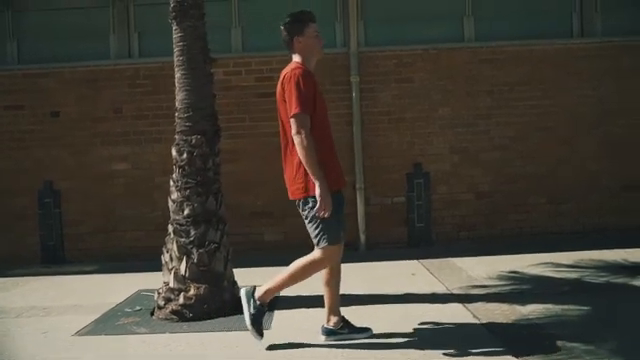
#> input picture frame 69 of advanced/video_analysis/videos/Man Walking Through the City - 4k Ultra HD Stock Footage.mp4, 640 x 360 px, given in place of cars.mp4, which was not available
$ jupyter execute 1.motion_estimation_using_optical_flow.ipynb   (shell and % lines are left out)   (text cells are left out)
#> lines starting #> are read from the running program, lines starting #| are printed output that depends on the picture; pictures that were not available may be replaced by others from this repository, and a replacement may not be noted
[cell 1]
import cv2 as cv
import numpy as np

[cell 2]
# Parameters for Shi-Tomasi corner detection
feature_params = dict(maxCorners=300, qualityLevel=0.2, minDistance=2, blockSize=7)

# Parameters for Lucas-Kanade optical flow
lk_params = dict(winSize=(15, 15), maxLevel=2, criteria=(cv.TERM_CRITERIA_EPS | cv.TERM_CRITERIA_COUNT, 10, 0.03))

# The video feed is read in as a VideoCapture object
cap = cv.VideoCapture("./videos/cars.mp4")

# Retrieve fps and frame size from input video
fps = cap.get(cv.CAP_PROP_FPS)
frame_width = int(cap.get(cv.CAP_PROP_FRAME_WIDTH))
frame_height = int(cap.get(cv.CAP_PROP_FRAME_HEIGHT))

# Video writer to save output
out_filename = "./videos/output_sparse_optical_flow.mp4"
fourcc = cv.VideoWriter_fourcc(*'mp4v')  # Codec for MP4
output_writer = cv.VideoWriter(out_filename, fourcc, fps, (frame_width, frame_height))

# Variable for color to draw optical flow tracks
color = (0, 255, 255)

# Read the first frame from the video
ret, first_frame = cap.read()
#> first_frame is the input picture: shape (360, 640, 3); mean B, G, R 57.9, 67.5, 72.1
if not ret:
    print("Error: Unable to read the video file.")
    cap.release()
    output_writer.release()
    cv.destroyAllWindows()
    exit()

# Convert the first frame to grayscale
prev_gray = cv.cvtColor(first_frame, cv.COLOR_BGR2GRAY)
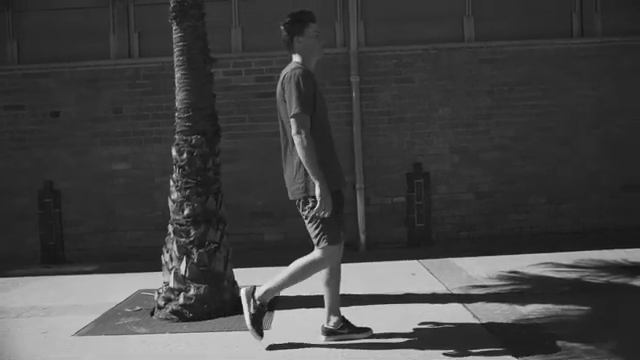
#> prev_gray: shape (360, 640); min 9, max 248, mean 67.8

# Find the strongest corners in the first frame
prev = cv.goodFeaturesToTrack(prev_gray, mask=None, **feature_params)
#> prev = 131 rows, first 8: [322, 305], [235, 271], [321, 297], [341, 309], [341, 291], [307, 222], [343, 266], [170, 285]

# Create an image filled with zero intensities with the same dimensions as the frame - for drawing purposes
mask = np.zeros_like(first_frame)

while cap.isOpened():
    # Read the current frame
    ret, frame = cap.read()
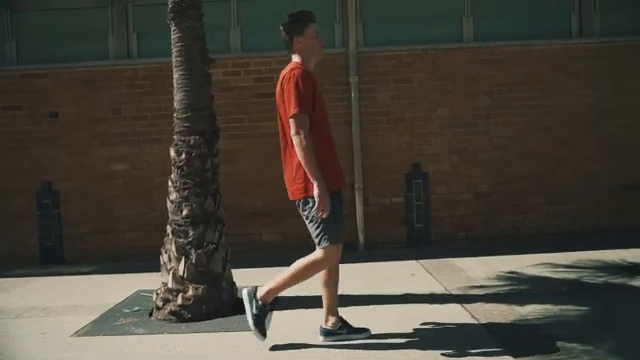
#> input picture frame 70 of advanced/video_analysis/videos/Man Walking Through the City - 4k Ultra HD Stock Footage.mp4, 640 x 360 px, given in place of cars.mp4, which was not available
#> frame is the input picture: shape (360, 640, 3); mean B, G, R 57.6, 67.3, 71.8
    if not ret:
        break  # Exit loop if no more frames are available

    # Convert the current frame to grayscale
    gray = cv.cvtColor(frame, cv.COLOR_BGR2GRAY)
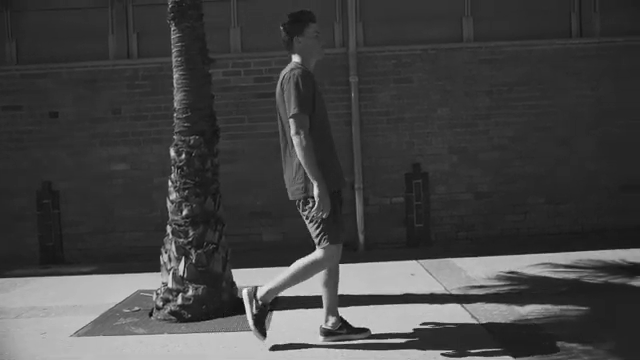
#> gray: shape (360, 640); min 5, max 248, mean 67.5

    # Calculate sparse optical flow using Lucas-Kanade method
    prev = cv.goodFeaturesToTrack(prev_gray, mask=None, **feature_params)
    next, status, error = cv.calcOpticalFlowPyrLK(prev_gray, gray, prev, None, **lk_params)
#> next = 131 rows, first 8: [320.3, 305.4], [233.5, 271.6], [319.3, 297.5], [338.9, 309.4], [339.3, 291.5], [307.6, 222.1], [341.2, 266.4], [168.5, 285.5]; status = 131 values from 1 to 1; error = 131 values, max 31.46 at index 19, min 1.74 at index 33, mean 6.11

    # Select good feature points
    good_old = prev[status == 1].astype(int)
#> good_old = 131 pairs, first value 152 to 444, second value 28 to 353
    good_new = next[status == 1].astype(int)
#> good_new = 131 pairs, first value 150 to 442, second value 28 to 353

    # Draw optical flow tracks
    for i, (new, old) in enumerate(zip(good_new, good_old)):
        a, b = new.ravel()
        c, d = old.ravel()
        mask = cv.line(mask, (a, b), (c, d), color, 2)
        frame = cv.circle(frame, (a, b), 3, color, -1)
#> this loop made 131 passes
#> (a, b, c, d) on passes 1 to 12: (320, 305, 322, 305), (233, 271, 235, 271), (319, 297, 321, 297), (338, 309, 341, 309), (339, 291, 341, 291), (307, 222, 307, 222), (341, 266, 343, 266), (168, 285, 170, 285), (294, 56, 295, 56), (164, 284, 166, 284), (270, 348, 267, 348), (257, 287, 256, 287)
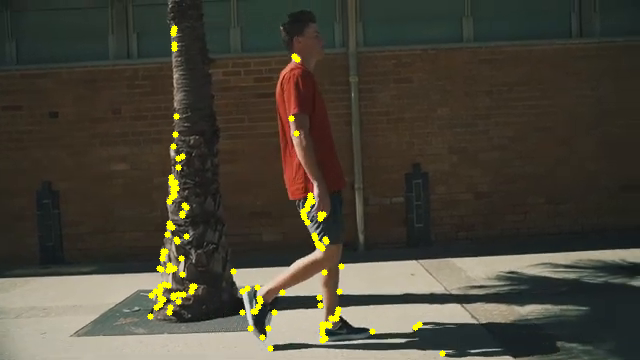
#> frame: shape (360, 640, 3); mean B, G, R 56.2, 69.2, 73.6
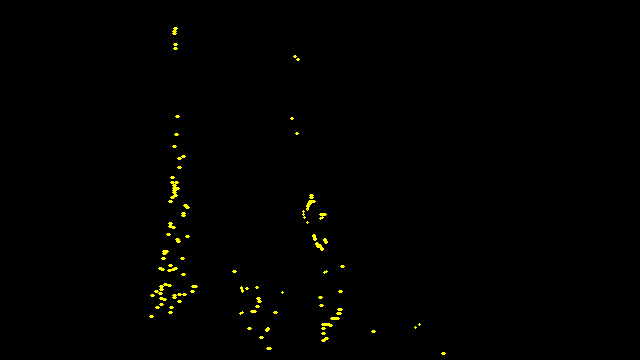
#> mask: shape (360, 640, 3); mean of channels 0, 1, 2 0, 1.5, 1.5; drawn as B, G, R

    # Combine with the original frame
    output = cv.add(frame, mask)

    # Update the previous frame and points
    prev_gray = gray.copy()
    prev = good_new.reshape(-1, 1, 2)
#> prev = 131 rows, first 8: [320, 305], [233, 271], [319, 297], [338, 309], [339, 291], [307, 222], [341, 266], [168, 285]

    # Write the output frame to the video file
    output_writer.write(output)

    # Display the output
    cv.imshow("Sparse Optical Flow", output)

    # Break the loop if 'q' is pressed
    if cv.waitKey(10) & 0xFF == ord('q'):
#> (key q is pressed here)
        break

# Release resources
cap.release()
output_writer.release()
cv.destroyAllWindows()

[cell 3]
# The video feed is read in as a VideoCapture object
cap = cv.VideoCapture("./videos/cars.mp4")


# Video writer to save output
out_filename = "./videos/output_dense_optical_flow.mp4"
fourcc = cv.VideoWriter_fourcc(*'mp4v')  # Codec for MP4
output_writer = cv.VideoWriter(out_filename, fourcc, fps, (frame_width, frame_height))


# ret = a boolean return value from getting the frame, first_frame = the first frame in the entire video sequence
ret, first_frame = cap.read()

if not ret:
    print("Error: Unable to read the video file.")
    cap.release()
    output_writer.release()
    cv.destroyAllWindows()
    exit()

# Converts frame to grayscale because we only need the luminance channel for detecting edges - less computationally expensive
prev_gray = cv.cvtColor(first_frame, cv.COLOR_BGR2GRAY)

# Creates an image filled with zero intensities with the same dimensions as the frame
mask = np.zeros_like(first_frame)

# Sets image saturation to maximum
mask[..., 1] = 255

while(cap.isOpened()):
    # ret = a boolean return value from getting the frame, frame = the current frame being projected in the video
    ret, frame = cap.read()

    # Opens a new window and displays the input frame
    cv.imshow("input", frame)

    # Converts each frame to grayscale - we previously only converted the first frame to grayscale
    gray = cv.cvtColor(frame, cv.COLOR_BGR2GRAY)

    # Calculates dense optical flow by Farneback method
    # https://docs.opencv.org/3.0-beta/modules/video/doc/motion_analysis_and_object_tracking.html#calcopticalflowfarneback
    flow = cv.calcOpticalFlowFarneback(prev_gray, gray, None, 0.5, 3, 15, 3, 5, 1.2, 0)

    # Computes the magnitude and angle of the 2D vectors
    magnitude, angle = cv.cartToPolar(flow[..., 0], flow[..., 1])
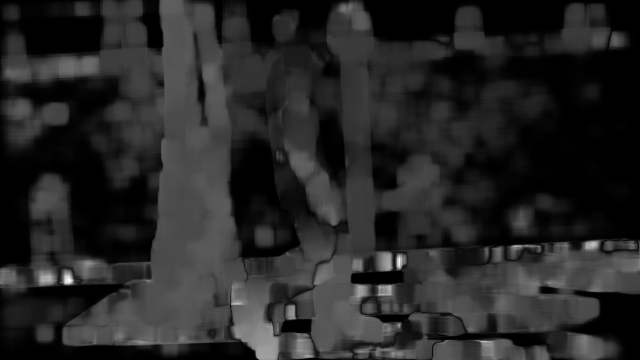
#> magnitude: shape (360, 640) float32; min 1.4e-19, max 5.4, mean 0.83; drawn with min black and max white
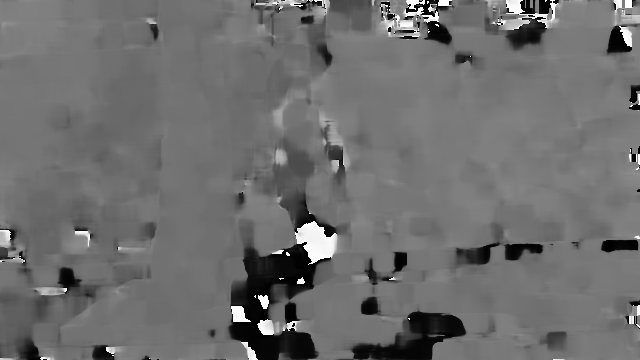
#> angle: shape (360, 640) float32; min 7.74e-08, max 6.28, mean 2.72; drawn with min black and max white

    # Sets image hue according to the optical flow direction
    mask[..., 0] = angle * 180 / np.pi / 2
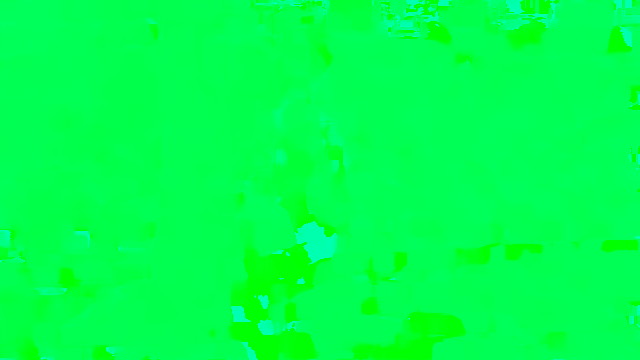
#> mask: shape (360, 640, 3); mean of channels 0, 1, 2 77.5, 255, 0; drawn as B, G, R

    # Sets image value according to the optical flow magnitude (normalized)
    mask[..., 2] = cv.normalize(magnitude, None, 0, 255, cv.NORM_MINMAX)
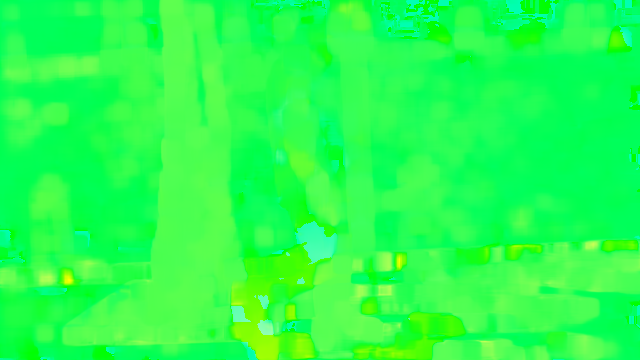
#> mask: shape (360, 640, 3); mean of channels 0, 1, 2 77.5, 255, 38.7; drawn as B, G, R

    # Converts HSV to RGB (BGR) color representation
    rgb = cv.cvtColor(mask, cv.COLOR_HSV2BGR)
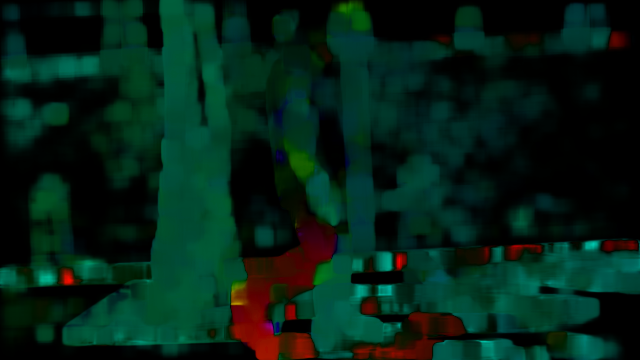
#> rgb: shape (360, 640, 3); mean B, G, R 23.4, 35.3, 4.2

    # Write the output frame to the video file
    output_writer.write(output)


    # Opens a new window and displays the output frame
    cv.imshow("dense optical flow", rgb)

    # Updates previous frame
    prev_gray = gray
    # Frames are read by intervals of 1 millisecond. The programs breaks out of the while loop when the user presses the 'q' key
    if cv.waitKey(1) & 0xFF == ord('q'):
#> (key q is pressed here)
        break
# The following frees up resources and closes all windows
cap.release()
output_writer.release()
cv.destroyAllWindows()
